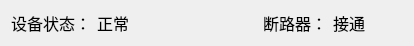
<?xml version="1.0" encoding="UTF-8"?>
<ui version="4.0">
 <class>DS_DevStatus</class>
 <widget class="QWidget" name="DS_DevStatus">
  <property name="geometry">
   <rect>
    <x>0</x>
    <y>0</y>
    <width>414</width>
    <height>39</height>
   </rect>
  </property>
  <property name="maximumSize">
   <size>
    <width>16777215</width>
    <height>60</height>
   </size>
  </property>
  <property name="font">
   <font>
    <family>微软雅黑</family>
    <pointsize>12</pointsize>
   </font>
  </property>
  <property name="windowTitle">
   <string>Form</string>
  </property>
  <layout class="QGridLayout" name="gridLayout">
   <item row="0" column="0">
    <layout class="QHBoxLayout" name="horizontalLayout">
     <item>
      <widget class="QLabel" name="label_4">
       <property name="minimumSize">
        <size>
         <width>80</width>
         <height>0</height>
        </size>
       </property>
       <property name="maximumSize">
        <size>
         <width>80</width>
         <height>16777215</height>
        </size>
       </property>
       <property name="text">
        <string>设备状态：</string>
       </property>
       <property name="alignment">
        <set>Qt::AlignRight|Qt::AlignTrailing|Qt::AlignVCenter</set>
       </property>
      </widget>
     </item>
     <item>
      <widget class="QLabel" name="statusLab">
       <property name="text">
        <string>正常</string>
       </property>
      </widget>
     </item>
     <item>
      <widget class="QLabel" name="swTLab">
       <property name="minimumSize">
        <size>
         <width>80</width>
         <height>0</height>
        </size>
       </property>
       <property name="maximumSize">
        <size>
         <width>110</width>
         <height>16777215</height>
        </size>
       </property>
       <property name="text">
        <string>断路器：</string>
       </property>
       <property name="alignment">
        <set>Qt::AlignRight|Qt::AlignTrailing|Qt::AlignVCenter</set>
       </property>
      </widget>
     </item>
     <item>
      <widget class="QLabel" name="swLab">
       <property name="maximumSize">
        <size>
         <width>70</width>
         <height>16777215</height>
        </size>
       </property>
       <property name="text">
        <string>接通</string>
       </property>
      </widget>
     </item>
    </layout>
   </item>
  </layout>
 </widget>
 <resources/>
 <connections/>
</ui>
